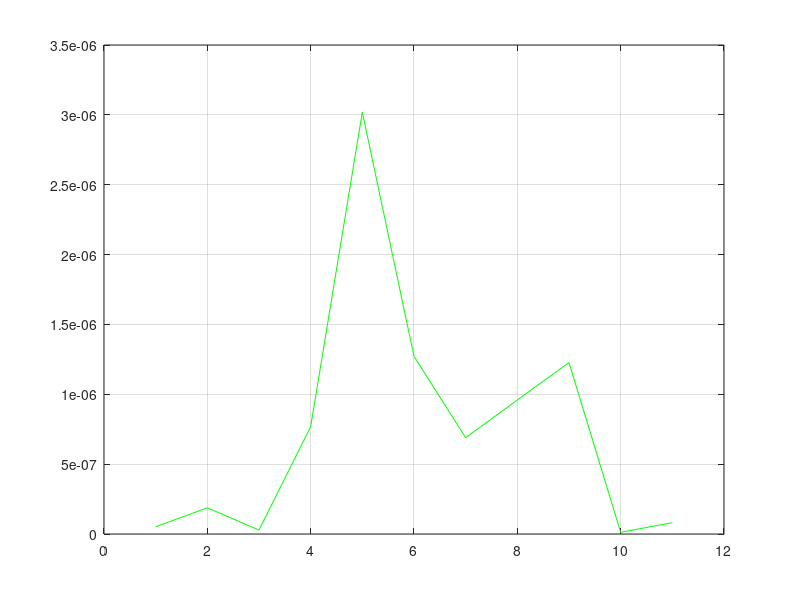
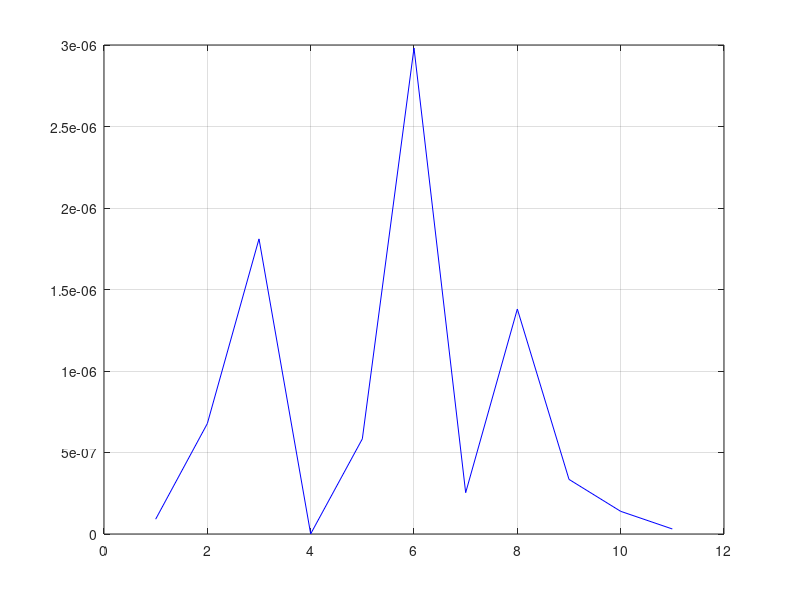

Write the MATLAB code that produced these figures, in order.
function main()

x = [0.3426 3.5784 2.7694 -1.3499 3.0349 0.7254 -0.0631];
h = [0.7147 -0.2050 -0.1241 1.4897 1.4090];

disp('convolution x and h by fix-point arithmetic is given by');
disp(fix_convl(x,h));

disp('corss-correlation of x and h by fix-point arithmetic is given by');
disp(fix_xcorrl(x,h));


disp('error of convolution from my function');
err_convl = mserr(fix_convl(x,h),float_convl(x,h),length(x)+length(h)-1);
disp(err_convl)

disp('error of correlation from my function');
err_xcorrl = mserr(fix_xcorrl(x,h),float_xcorrl(x,h),length(x)+length(h)-1);
disp(err_xcorrl);

%Plot
x = 1:1:length(x)+length(h)-1;
figure;
plot(x,err_convl,"g")
grid on;
figure;
plot(x,err_xcorrl,"b")
grid on;
end

function y = float_convl(x,h) % y here is the output

  l = length(x) + length(h) - 1;

  % Initialize output sequence
  y = zeros(1, l);

  % Perform convolution manually
  for n = 1:l
    for k = 1:length(x)
      if (n - k + 1) >= 1 && (n - k + 1) <= length(h) 
        y(n) = y(n) + x(k) * h(n - k + 1); % This is just /sigma x(k)*h(n-k)
      end
    end
  end
end

function y = fix_convl(x,h) % y here is the output
  
  % Calculate output length
  l = length(x) + length(h) - 1;

  % Initialize output sequence
  y = zeros(1, l);
  Q = 12;
  % Perform convolution manually
  for n = 1:l
    for k = 1:length(x)
      if (n - k + 1) >= 1 && (n - k + 1) <= length(h)
        
        yf = fixpoint(y(n),Q); 
        
        xf = fixpoint(x(k),Q); %x(k) taken in fixpoint
        
        hf = fixpoint(h(n - k + 1),Q); %x(n-k) taken in fixpoint
        
        xhf = xf*hf; %x(k)*h(n-k) product taken in fixpoint

        xh = xhf/(2^(2*Q)); %x(k)*h(n-k) product converted back  

        xhff = fixpoint(xh,Q); %x(k)*h(n-k)=xh taken in fixpoint   

        yf = yf + (xhff); % This is just /sigma x(k)*h(n-k) done in fixpoint

        y(n) = yf/(2^(Q)); % convolution in fixpoint converted back 
      end
    end
  end
end

function x0 = flip_lr(x)
    l = length(x);
    x0 = zeros(1,l);
    for i = 1:l
        x0(l-i+1) = x(i);
    end
end 

function y1 = fix_xcorrl(x,h) % y1 here is the output
  
  h0=flip_lr(h); %to rearange h(n) as h(-n)
  y1 = fix_convl(x,h0);

end

% cross_correlation

function y1 = float_xcorrl(x,h) % y1 here is the output
  
  h0=fliplr(h); %to rearange h(n) as h(-n)
  y1 = float_convl(x,h0);

end

function result = fixpoint(a, Q)
    result = fix(a * 2^Q);
end

function err = mserr(y_obs,y_acc,n)

err = zeros(1,n);

    for i = 1:n

        err(i) = (y_obs(i) - y_acc(i))^2 ;

    end
    disp('mse is')
    disp(sum((err))/(n));
    

end

